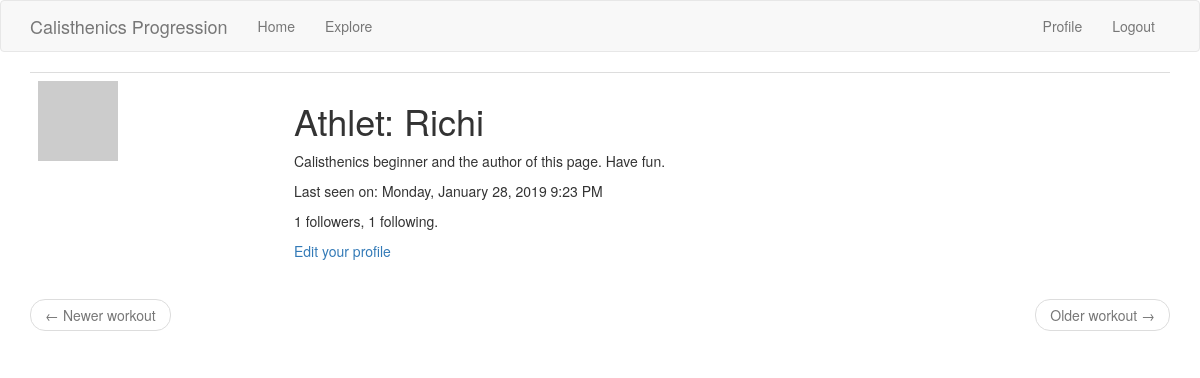
Page /user/Richi (signed in) on the earlier database version.
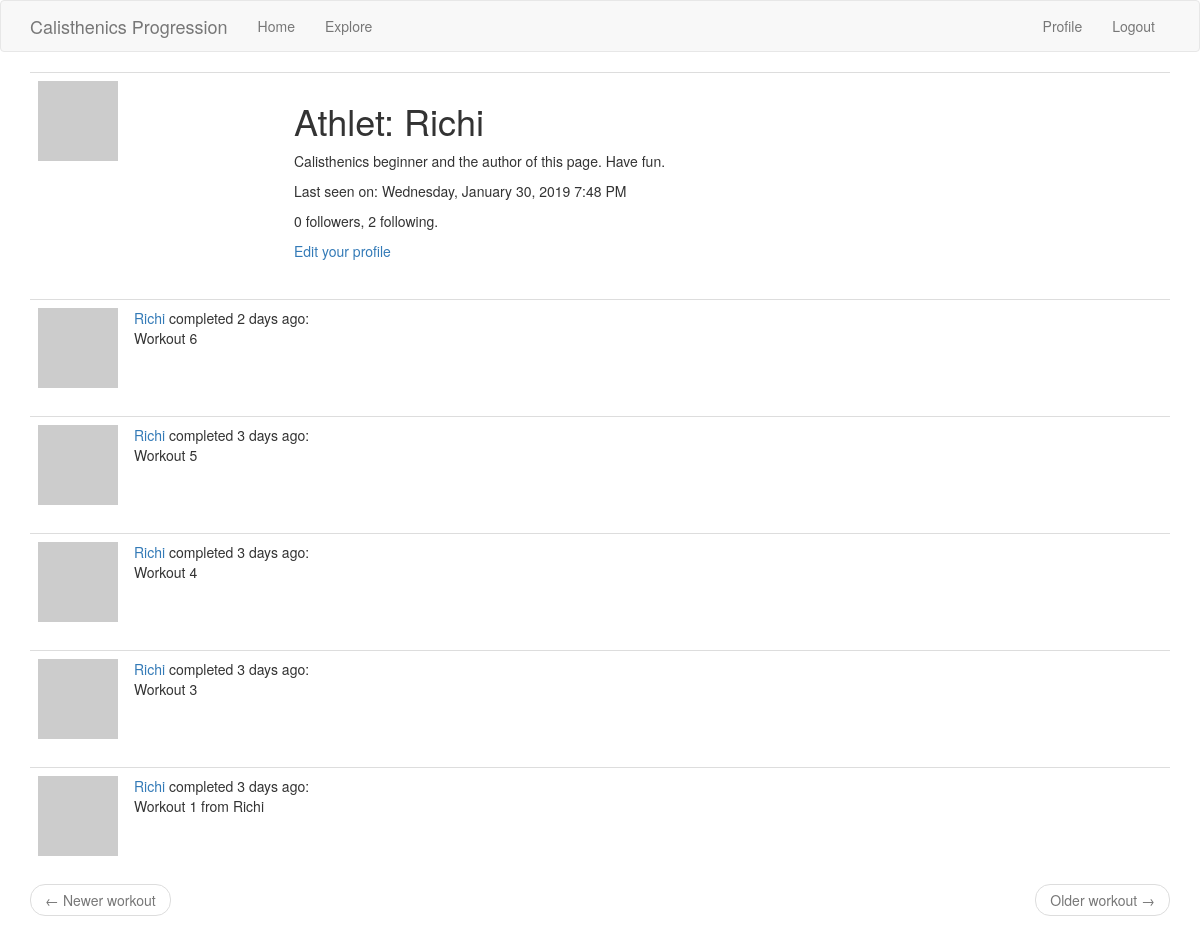
Same page on the later database version.
### app/models.py (models this page shows, shortened)
class User(UserMixin, db.Model):
    id = db.Column(db.Integer, primary_key=True)
    username = db.Column(db.String(64), index=True, unique=True)
    email = db.Column(db.String(120), index=True, unique=True)
    password_hash = db.Column(db.String(128))
    about_me = db.Column(db.String(280))
    last_seen = db.Column(db.DateTime, default=datetime.utcnow)
    followed = db.relationship(
        'User', secondary=followers,
        primaryjoin=(followers.c.follower_id == id),
        secondaryjoin=(followers.c.followed_id == id),
        backref=db.backref('followers', lazy='dynamic'), lazy='dynamic')
    workouts = db.relationship('Workout', backref='athlet', lazy='dynamic')
    def avatar(self, size):
        digest = md5(self.email.lower().encode('utf-8')).hexdigest()
        return 'https://www.gravatar.com/avatar/{}?d=identicon&s={}'.format(digest, size)

class Workout(db.Model):
    id = db.Column(db.Integer, primary_key=True)
    title = db.Column(db.String(80), index=True)
    timestamp = db.Column(db.DateTime, index=True, default=datetime.utcnow)
    user_id = db.Column(db.Integer, db.ForeignKey('user.id'))

### app/main/routes.py (the view)
@bp.route('/user/<username>')
@login_required
def user(username):
    user = User.query.filter_by(username=username) .first_or_404()
    page = request.args.get('page', 1, type=int)
    workouts = user.workouts.order_by(Workout.timestamp.desc()).paginate(page, current_app.config['WORKOUTS_PER_PAGE'], False)
    next_url = url_for('main.user', username=user.username, page=workouts.next_num) \
        if workouts.has_next else None
    prev_url = url_for('main.user', username=user.username, page=workouts.prev_num) \
        if workouts.has_prev else None
    return render_template('user.html', user=user, workouts=workouts.items, next_url=next_url, prev_url=prev_url)

### app/main/routes.py (called while the page is built)
@bp.before_app_request
def before_request():
    if current_user.is_authenticated:
        current_user.last_seen = datetime.utcnow()
        db.session.commit()

### app/models.py (called while the page is built)
@login.user_loader
def load_user(id):
    return User.query.get(int(id))

### app/templates/user.html
{% extends "base.html" %}
{% block app_content %}
    <table class="table table-hover">
        <tr>
            <td width="256px"><img src="{{ user.avatar(256) }}"></td>
            <td>
                <h1>Athlet: {{ user.username }}</h1>
                {% if user.about_me %}<p>{{ user.about_me }}</p>{% endif %}
                {% if user.last_seen %}
                    <p>Last seen on: {{ moment(user.last_seen).format('LLLL') }}</p>
                {% endif %}
                <p>{{ user.followers.count() }} followers, {{ user.followed.count() }} following.</p>
                {% if user == current_user %}
                <p><a href="{{ url_for('main.edit_profile') }}">Edit your profile</a></p>
                {% elif not current_user.is_following(user) %}
                <p><a href="{{ url_for('main.follow', username=user.username) }}">Follow</a></p>
                {% else %}
                <p><a href="{{ url_for('main.unfollow', username=user.username) }}">Unfollow</a></p>
                {% endif %}
            </td>
        </tr>
    </table>
    {% for workout in workouts %}
        {% include '_workout.html' %}
    {% endfor %}
    <nav aria-label="...">
        <ul class="pager">
            <li class="previous{% if not prev_url %} disabled{% endif %}">
                <a href="{{ prev_url or '#' }}">
                    <span aria-hidden="true">&larr;</span> Newer workout
                </a>
            </li>
            <li class="next{% if not next_url %} disabled{% endif %}">
                <a href="{{ next_url or '#' }}">
                    Older workout <span aria-hidden="true">&rarr;</span>
                </a>
            </li>
        </ul>
    </nav>
{% endblock %}

### app/templates/_workout.html
<table class="table table-hover">
    <tr>
        <td width="70px">
            <a href="{{ url_for('main.user', username=workout.athlet.username) }}">
                <img src="{{ workout.athlet.avatar(70) }}" />
            </a>
        </td>
        <td>
            <a href="{{ url_for('main.user', username=workout.athlet.username) }}">
                {{ workout.athlet.username }}
            </a>
            completed {{ moment(workout.timestamp).fromNow() }}:
            <br>
            {{ workout.title }}
        </td>
    </tr>
</table>

Differences in the rows shown:
changed User "Richi": last_seen "Monday, January 28, 2019 9:23 PM" → "Wednesday, January 30, 2019 7:48 PM"
added Workout: athlet.username "Richi", timestamp "2 days ago", title "Workout 6"
added Workout: athlet.username "Richi", timestamp "3 days ago", title "Workout 5"
added Workout: athlet.username "Richi", timestamp "3 days ago", title "Workout 4"
added Workout: athlet.username "Richi", timestamp "3 days ago", title "Workout 3"
added Workout: athlet.username "Richi", timestamp "3 days ago", title "Workout 1 from Richi"
Other differences:
{{ user.followers.count() }}: "1" → "0"
{{ user.followed.count() }}: "1" → "2"
